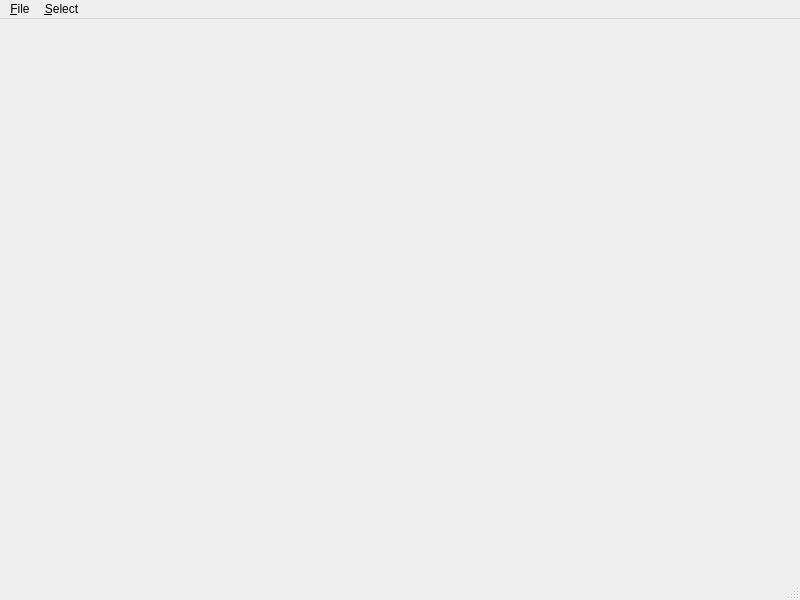
<ui version="4.0" >
 <class>MainWindow</class>
 <widget class="QMainWindow" name="MainWindow" >
  <property name="geometry" >
   <rect>
    <x>0</x>
    <y>0</y>
    <width>800</width>
    <height>600</height>
   </rect>
  </property>
  <property name="windowTitle" >
   <string>Triad: Triangle Mesh Refinment</string>
  </property>
  <widget class="QWidget" name="centralwidget" />
  <widget class="QMenuBar" name="menubar" >
   <property name="geometry" >
    <rect>
     <x>0</x>
     <y>0</y>
     <width>800</width>
     <height>29</height>
    </rect>
   </property>
   <widget class="QMenu" name="menuFile" >
    <property name="title" >
     <string>&amp;File</string>
    </property>
    <addaction name="actionOpenMesh" />
    <addaction name="actionSaveMesh" />
    <addaction name="separator" />
    <addaction name="actionExportImage" />
    <addaction name="separator" />
    <addaction name="actionQuit" />
   </widget>
   <widget class="QMenu" name="menuSelect" >
    <property name="title" >
     <string>&amp;Select</string>
    </property>
    <addaction name="actionOnlyOne" />
    <addaction name="actionManualSelection" />
    <addaction name="separator" />
    <addaction name="actionByLongestEdge" />
    <addaction name="actionByTriangleArea" />
    <addaction name="actionByPercentage" />
    <addaction name="separator" />
    <addaction name="actionClearSelection" />
   </widget>
   <addaction name="menuFile" />
   <addaction name="menuSelect" />
  </widget>
  <widget class="QStatusBar" name="statusbar" />
  <action name="actionOpenMesh" >
   <property name="text" >
    <string>&amp;Open Mesh</string>
   </property>
   <property name="toolTip" >
    <string>Opens a saved mesh</string>
   </property>
   <property name="shortcut" >
    <string>Ctrl+O</string>
   </property>
  </action>
  <action name="actionSaveMesh" >
   <property name="text" >
    <string>&amp;Save Mesh</string>
   </property>
   <property name="toolTip" >
    <string>Save a refined mesh</string>
   </property>
   <property name="shortcut" >
    <string>Ctrl+S</string>
   </property>
  </action>
  <action name="actionExportImage" >
   <property name="text" >
    <string>Export &amp;Image</string>
   </property>
   <property name="toolTip" >
    <string>Export image</string>
   </property>
  </action>
  <action name="actionQuit" >
   <property name="text" >
    <string>&amp;Quit</string>
   </property>
   <property name="shortcut" >
    <string>Ctrl+Q</string>
   </property>
  </action>
  <action name="actionOnlyOne" >
   <property name="checkable" >
    <bool>true</bool>
   </property>
   <property name="text" >
    <string>&amp;Only One</string>
   </property>
  </action>
  <action name="actionByLongestEdge" >
   <property name="text" >
    <string>By &amp;Longest Edge</string>
   </property>
  </action>
  <action name="actionByTriangleArea" >
   <property name="text" >
    <string>By &amp;Triangle Area</string>
   </property>
  </action>
  <action name="actionClearSelection" >
   <property name="text" >
    <string>&amp;Clear Selection</string>
   </property>
  </action>
  <action name="actionManualSelection" >
   <property name="checkable" >
    <bool>true</bool>
   </property>
   <property name="checked" >
    <bool>true</bool>
   </property>
   <property name="text" >
    <string>&amp;Manual Selection</string>
   </property>
  </action>
  <action name="actionByPercentage" >
   <property name="text" >
    <string>By &amp;Percentage</string>
   </property>
  </action>
 </widget>
 <resources/>
 <connections>
  <connection>
   <sender>actionQuit</sender>
   <signal>triggered()</signal>
   <receiver>MainWindow</receiver>
   <slot>close()</slot>
   <hints>
    <hint type="sourcelabel" >
     <x>-1</x>
     <y>-1</y>
    </hint>
    <hint type="destinationlabel" >
     <x>399</x>
     <y>299</y>
    </hint>
   </hints>
  </connection>
 </connections>
</ui>
